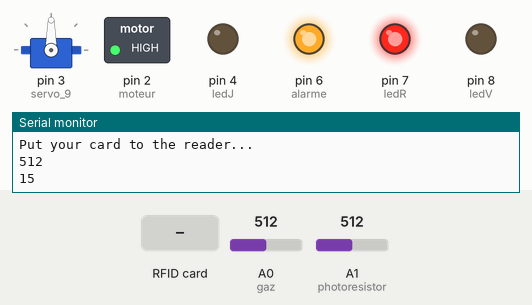
This sketch was run on a simulated Arduino Uno, built with avr-gcc and run on an emulated ATmega328P. Shown: servo, switched loads named in the sketch (green lamp = pin HIGH), output pins drawn as LEDs (lit = HIGH), the last lines printed to the serial monitor. Inputs (shaded band) come from the test bench; at power-on: A0 (gaz) = 512, A1 (photoresistor) = 512. Pins used as bus, display or sensor lines are not drawn.

Above: at 1.2 s.
1.3 s: RFID card 73 60 49 13 held to the reader
At 2.52 s:
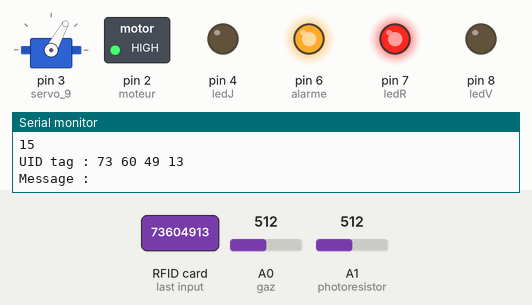
At 3.7 s:
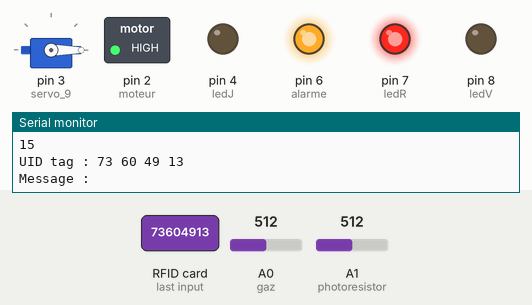
4.8 s: A0 (gaz) set to 104
9.9 s: A0 (gaz) set to 92
At 11.6 s:
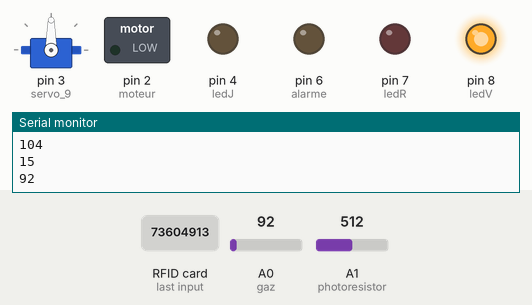
12.2 s: RFID card 73 60 49 13 held to the reader
19.2 s: A0 (gaz) set to 90
Timing chart, 0 to 21.7 s (numbered marks = the images above; inputs shaded):
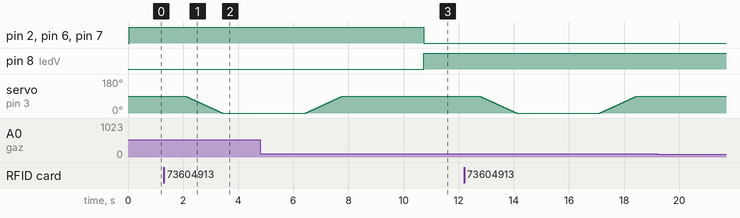

Measured:
- the behaviour switches between 100 and 99 on A0 (gaz) (found by bisection; images 2 and 3)
- after the input at 1.3 s, servo on pin 3 (servo_9): moves from 90° to 0° over 1.4 s, starting after 0.77 s
- after the input at 9.9 s, pin 2 (moteur), pin 6 (alarme), pin 7 (ledR): HIGH → LOW after 0.83 s; pin 8 (ledV): LOW → HIGH after 0.83 s

The sketch:

chela_bila.ino
```cpp
#include <SPI.h>
#include <MFRC522.h>
#include <Servo.h>
int ledV=8;
int ledR=7;
int ledJ=4; // C++ code
int alarme= 6;
int gaz=A0;
int mouvement=5;
int photoresistor=A1;
int moteur=2;

int pos = 0;

Servo servo_9;
#define SS_PIN 10
#define RST_PIN 9
MFRC522 mfrc522(SS_PIN, RST_PIN);   // Create MFRC522 instance.


//
void setup()
{

  pinMode(ledV, OUTPUT);
   pinMode(ledR, OUTPUT);
  pinMode(ledJ, OUTPUT);
  pinMode(alarme,OUTPUT) ;
  pinMode (gaz, INPUT);
   pinMode(mouvement, INPUT);
  pinMode(photoresistor, INPUT);
   pinMode(moteur, OUTPUT);
  Serial.begin(9600);// Initiate a serial communication
   servo_9.attach(3);
  SPI.begin();      // Initiate  SPI bus
  mfrc522.PCD_Init();   // Initiate MFRC522
  Serial.println("Put your card to the reader...");
  Serial.println();


}

void loop()
{
  Serial.println(analogRead(A0));
  if (analogRead(gaz)>=100) {
    digitalWrite(ledV, LOW);
    digitalWrite(ledR, HIGH);
    digitalWrite(alarme, HIGH);
    digitalWrite(moteur, HIGH);

    delay(1000);


  }


 else {
      digitalWrite(ledV, HIGH);
      digitalWrite(ledR, LOW);
      digitalWrite(alarme,LOW );


   digitalWrite(moteur, LOW);
  delay(1000);

 }
  Serial.println(photoresistor);
  if (analogRead(photoresistor) <=15)
  {
    if (digitalRead (mouvement)==1)
    {digitalWrite(ledJ, HIGH);
     delay(1000);}
    else
    {digitalWrite(ledJ, LOW);
     delay(1000);}
  }
  else
  {
     {digitalWrite(ledJ, LOW);
       delay(1000);}

  }
    // Look for new cards
  if ( ! mfrc522.PICC_IsNewCardPresent())
  {
    return;
  }
  // Select one of the cards
  if ( ! mfrc522.PICC_ReadCardSerial())
  {
    return;
  }
  //Show UID on serial monitor
  Serial.print("UID tag :");
  String content= "";
  byte letter;
  for (byte i = 0; i < mfrc522.uid.size; i++)
  {
     Serial.print(mfrc522.uid.uidByte[i] < 0x10 ? " 0" : " ");
     Serial.print(mfrc522.uid.uidByte[i], HEX);
     content.concat(String(mfrc522.uid.uidByte[i] < 0x10 ? " 0" : " "));
     content.concat(String(mfrc522.uid.uidByte[i], HEX));
  }
  Serial.println();
  Serial.print("Message : ");
  content.toUpperCase();
  if (content.substring(1) == "73 60 49 13")
  {
    for (pos = 90; pos >= 0; pos -= 1) {
    // tell servo to go to position in variable 'pos'
    servo_9.write(pos);
    delay(15); // Wait for 15 millisecond(s)
  };
  delay(3000);
    for (pos = 0; pos <= 90; pos += 1) {
    // tell servo to go to position in variable 'pos'
    servo_9.write(pos);
    delay(15); // Wait for 15 millisecond(s)
  };
  delay(500);
    Serial.println("Authorized access");
    Serial.println();

    delay(400);
  }

 else   {
    Serial.println(" Access denied");
  }


  }
```
